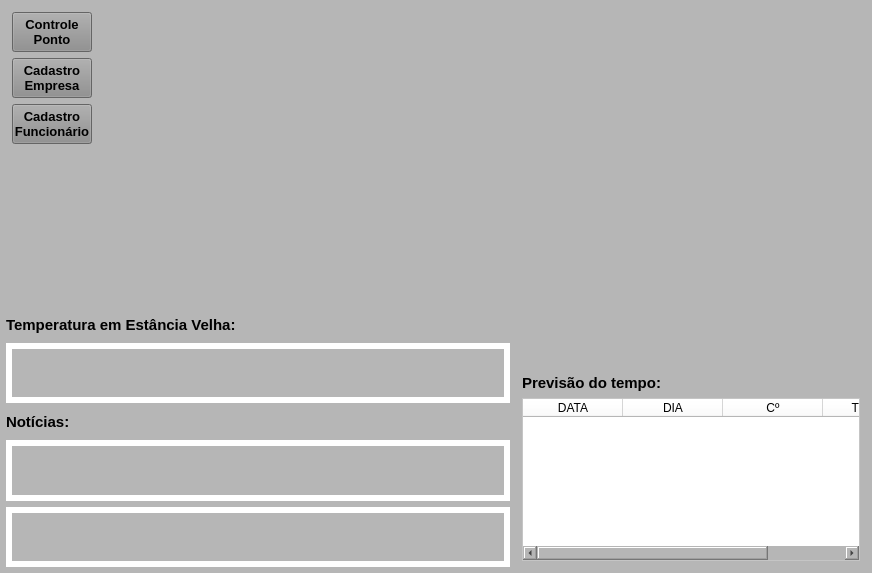
<?xml version="1.0" encoding="UTF-8"?>
<ui version="4.0">
 <class>MainWindow</class>
 <widget class="QMainWindow" name="MainWindow">
  <property name="geometry">
   <rect>
    <x>0</x>
    <y>0</y>
    <width>872</width>
    <height>573</height>
   </rect>
  </property>
  <property name="windowTitle">
   <string>Menu Principal</string>
  </property>
  <property name="styleSheet">
   <string notr="true">background-color: rgb(182, 182, 182);</string>
  </property>
  <widget class="QWidget" name="centralwidget">
   <layout class="QVBoxLayout" name="verticalLayout">
    <property name="leftMargin">
     <number>6</number>
    </property>
    <property name="topMargin">
     <number>6</number>
    </property>
    <property name="rightMargin">
     <number>6</number>
    </property>
    <property name="bottomMargin">
     <number>6</number>
    </property>
    <item>
     <widget class="QWidget" name="widget_4" native="true">
      <property name="minimumSize">
       <size>
        <width>0</width>
        <height>300</height>
       </size>
      </property>
      <property name="maximumSize">
       <size>
        <width>16777215</width>
        <height>300</height>
       </size>
      </property>
      <layout class="QHBoxLayout" name="horizontalLayout">
       <property name="leftMargin">
        <number>0</number>
       </property>
       <property name="topMargin">
        <number>0</number>
       </property>
       <property name="rightMargin">
        <number>0</number>
       </property>
       <property name="bottomMargin">
        <number>0</number>
       </property>
       <item>
        <widget class="QWidget" name="widget_8" native="true">
         <layout class="QVBoxLayout" name="verticalLayout_5">
          <property name="leftMargin">
           <number>6</number>
          </property>
          <property name="topMargin">
           <number>6</number>
          </property>
          <property name="rightMargin">
           <number>6</number>
          </property>
          <property name="bottomMargin">
           <number>6</number>
          </property>
          <item>
           <widget class="QPushButton" name="btn_Ponto">
            <property name="sizePolicy">
             <sizepolicy hsizetype="Preferred" vsizetype="Preferred">
              <horstretch>0</horstretch>
              <verstretch>0</verstretch>
             </sizepolicy>
            </property>
            <property name="minimumSize">
             <size>
              <width>80</width>
              <height>40</height>
             </size>
            </property>
            <property name="maximumSize">
             <size>
              <width>80</width>
              <height>40</height>
             </size>
            </property>
            <property name="font">
             <font>
              <pointsize>10</pointsize>
              <weight>75</weight>
              <bold>true</bold>
             </font>
            </property>
            <property name="cursor">
             <cursorShape>PointingHandCursor</cursorShape>
            </property>
            <property name="layoutDirection">
             <enum>Qt::LeftToRight</enum>
            </property>
            <property name="autoFillBackground">
             <bool>false</bool>
            </property>
            <property name="styleSheet">
             <string notr="true">background-color: rgb(141, 141, 141);</string>
            </property>
            <property name="text">
             <string>Controle
Ponto</string>
            </property>
            <property name="checkable">
             <bool>false</bool>
            </property>
            <property name="autoDefault">
             <bool>false</bool>
            </property>
            <property name="default">
             <bool>false</bool>
            </property>
            <property name="flat">
             <bool>false</bool>
            </property>
           </widget>
          </item>
          <item>
           <widget class="QPushButton" name="btn_Empresa">
            <property name="sizePolicy">
             <sizepolicy hsizetype="Preferred" vsizetype="Preferred">
              <horstretch>0</horstretch>
              <verstretch>0</verstretch>
             </sizepolicy>
            </property>
            <property name="minimumSize">
             <size>
              <width>80</width>
              <height>40</height>
             </size>
            </property>
            <property name="maximumSize">
             <size>
              <width>80</width>
              <height>40</height>
             </size>
            </property>
            <property name="font">
             <font>
              <pointsize>10</pointsize>
              <weight>75</weight>
              <bold>true</bold>
             </font>
            </property>
            <property name="cursor">
             <cursorShape>PointingHandCursor</cursorShape>
            </property>
            <property name="layoutDirection">
             <enum>Qt::LeftToRight</enum>
            </property>
            <property name="autoFillBackground">
             <bool>false</bool>
            </property>
            <property name="styleSheet">
             <string notr="true">background-color: rgb(141, 141, 141);</string>
            </property>
            <property name="text">
             <string>Cadastro
Empresa</string>
            </property>
            <property name="checkable">
             <bool>false</bool>
            </property>
            <property name="autoDefault">
             <bool>false</bool>
            </property>
            <property name="default">
             <bool>false</bool>
            </property>
            <property name="flat">
             <bool>false</bool>
            </property>
           </widget>
          </item>
          <item>
           <widget class="QPushButton" name="btn_Func">
            <property name="sizePolicy">
             <sizepolicy hsizetype="Preferred" vsizetype="Preferred">
              <horstretch>0</horstretch>
              <verstretch>0</verstretch>
             </sizepolicy>
            </property>
            <property name="minimumSize">
             <size>
              <width>80</width>
              <height>40</height>
             </size>
            </property>
            <property name="maximumSize">
             <size>
              <width>80</width>
              <height>40</height>
             </size>
            </property>
            <property name="font">
             <font>
              <pointsize>10</pointsize>
              <weight>75</weight>
              <bold>true</bold>
             </font>
            </property>
            <property name="cursor">
             <cursorShape>PointingHandCursor</cursorShape>
            </property>
            <property name="layoutDirection">
             <enum>Qt::LeftToRight</enum>
            </property>
            <property name="autoFillBackground">
             <bool>false</bool>
            </property>
            <property name="styleSheet">
             <string notr="true">background-color: rgb(141, 141, 141);</string>
            </property>
            <property name="text">
             <string>Cadastro
Funcionário</string>
            </property>
            <property name="checkable">
             <bool>false</bool>
            </property>
            <property name="autoDefault">
             <bool>false</bool>
            </property>
            <property name="default">
             <bool>false</bool>
            </property>
            <property name="flat">
             <bool>false</bool>
            </property>
           </widget>
          </item>
          <item>
           <widget class="QWidget" name="widget_11" native="true"/>
          </item>
         </layout>
        </widget>
       </item>
       <item>
        <widget class="QWidget" name="widget_9" native="true">
         <layout class="QVBoxLayout" name="verticalLayout_8">
          <item>
           <widget class="QLabel" name="label_4">
            <property name="text">
             <string/>
            </property>
           </widget>
          </item>
          <item>
           <widget class="QLabel" name="label_Versao">
            <property name="font">
             <font>
              <weight>75</weight>
              <bold>true</bold>
             </font>
            </property>
            <property name="text">
             <string/>
            </property>
            <property name="alignment">
             <set>Qt::AlignBottom|Qt::AlignHCenter</set>
            </property>
           </widget>
          </item>
         </layout>
        </widget>
       </item>
      </layout>
     </widget>
    </item>
    <item>
     <widget class="QWidget" name="widget_7" native="true">
      <layout class="QHBoxLayout" name="horizontalLayout_2">
       <property name="leftMargin">
        <number>0</number>
       </property>
       <property name="topMargin">
        <number>0</number>
       </property>
       <property name="rightMargin">
        <number>0</number>
       </property>
       <property name="bottomMargin">
        <number>0</number>
       </property>
       <item>
        <widget class="QWidget" name="widget_5" native="true">
         <layout class="QVBoxLayout" name="verticalLayout_6">
          <property name="leftMargin">
           <number>0</number>
          </property>
          <property name="topMargin">
           <number>0</number>
          </property>
          <property name="rightMargin">
           <number>0</number>
          </property>
          <property name="bottomMargin">
           <number>0</number>
          </property>
          <item>
           <widget class="QLabel" name="label">
            <property name="minimumSize">
             <size>
              <width>0</width>
              <height>25</height>
             </size>
            </property>
            <property name="maximumSize">
             <size>
              <width>16777215</width>
              <height>25</height>
             </size>
            </property>
            <property name="font">
             <font>
              <pointsize>11</pointsize>
              <weight>75</weight>
              <bold>true</bold>
             </font>
            </property>
            <property name="text">
             <string>Temperatura em Estância Velha:</string>
            </property>
           </widget>
          </item>
          <item>
           <widget class="QWidget" name="widget" native="true">
            <property name="styleSheet">
             <string notr="true">background-color: rgb(255, 255, 255);</string>
            </property>
            <layout class="QVBoxLayout" name="verticalLayout_2">
             <property name="spacing">
              <number>6</number>
             </property>
             <property name="leftMargin">
              <number>6</number>
             </property>
             <property name="topMargin">
              <number>6</number>
             </property>
             <property name="rightMargin">
              <number>6</number>
             </property>
             <property name="bottomMargin">
              <number>6</number>
             </property>
             <item>
              <widget class="QLabel" name="label_Temp">
               <property name="font">
                <font>
                 <pointsize>10</pointsize>
                </font>
               </property>
               <property name="styleSheet">
                <string notr="true">background-color: rgb(182, 182, 182);</string>
               </property>
               <property name="text">
                <string/>
               </property>
               <property name="textFormat">
                <enum>Qt::AutoText</enum>
               </property>
               <property name="scaledContents">
                <bool>false</bool>
               </property>
               <property name="alignment">
                <set>Qt::AlignLeading|Qt::AlignLeft|Qt::AlignVCenter</set>
               </property>
               <property name="wordWrap">
                <bool>true</bool>
               </property>
              </widget>
             </item>
            </layout>
           </widget>
          </item>
          <item>
           <widget class="QLabel" name="label_3">
            <property name="minimumSize">
             <size>
              <width>0</width>
              <height>25</height>
             </size>
            </property>
            <property name="maximumSize">
             <size>
              <width>16777215</width>
              <height>25</height>
             </size>
            </property>
            <property name="font">
             <font>
              <pointsize>11</pointsize>
              <weight>75</weight>
              <bold>true</bold>
             </font>
            </property>
            <property name="text">
             <string>Notícias:</string>
            </property>
           </widget>
          </item>
          <item>
           <widget class="QWidget" name="widget_2" native="true">
            <property name="styleSheet">
             <string notr="true">background-color: rgb(255, 255, 255);</string>
            </property>
            <layout class="QVBoxLayout" name="verticalLayout_3">
             <property name="spacing">
              <number>0</number>
             </property>
             <property name="leftMargin">
              <number>6</number>
             </property>
             <property name="topMargin">
              <number>6</number>
             </property>
             <property name="rightMargin">
              <number>6</number>
             </property>
             <property name="bottomMargin">
              <number>6</number>
             </property>
             <item>
              <widget class="QLabel" name="label_Not1">
               <property name="font">
                <font>
                 <pointsize>10</pointsize>
                </font>
               </property>
               <property name="styleSheet">
                <string notr="true">background-color: rgb(182, 182, 182);</string>
               </property>
               <property name="text">
                <string/>
               </property>
               <property name="textFormat">
                <enum>Qt::AutoText</enum>
               </property>
               <property name="scaledContents">
                <bool>false</bool>
               </property>
               <property name="alignment">
                <set>Qt::AlignLeading|Qt::AlignLeft|Qt::AlignVCenter</set>
               </property>
               <property name="wordWrap">
                <bool>true</bool>
               </property>
              </widget>
             </item>
             <item>
              <widget class="QLabel" name="label_Not2">
               <property name="minimumSize">
                <size>
                 <width>0</width>
                 <height>0</height>
                </size>
               </property>
               <property name="maximumSize">
                <size>
                 <width>16777215</width>
                 <height>16777215</height>
                </size>
               </property>
               <property name="font">
                <font>
                 <pointsize>9</pointsize>
                </font>
               </property>
               <property name="styleSheet">
                <string notr="true">background-color: rgb(182, 182, 182);</string>
               </property>
               <property name="text">
                <string/>
               </property>
               <property name="alignment">
                <set>Qt::AlignLeading|Qt::AlignLeft|Qt::AlignTop</set>
               </property>
              </widget>
             </item>
            </layout>
           </widget>
          </item>
          <item>
           <widget class="QWidget" name="widget_3" native="true">
            <property name="styleSheet">
             <string notr="true">background-color: rgb(255, 255, 255);</string>
            </property>
            <layout class="QVBoxLayout" name="verticalLayout_4">
             <property name="spacing">
              <number>0</number>
             </property>
             <property name="leftMargin">
              <number>6</number>
             </property>
             <property name="topMargin">
              <number>6</number>
             </property>
             <property name="rightMargin">
              <number>6</number>
             </property>
             <property name="bottomMargin">
              <number>6</number>
             </property>
             <item>
              <widget class="QLabel" name="label_Not3">
               <property name="font">
                <font>
                 <pointsize>10</pointsize>
                </font>
               </property>
               <property name="styleSheet">
                <string notr="true">background-color: rgb(182, 182, 182);</string>
               </property>
               <property name="text">
                <string/>
               </property>
               <property name="textFormat">
                <enum>Qt::AutoText</enum>
               </property>
               <property name="scaledContents">
                <bool>false</bool>
               </property>
               <property name="alignment">
                <set>Qt::AlignLeading|Qt::AlignLeft|Qt::AlignVCenter</set>
               </property>
               <property name="wordWrap">
                <bool>true</bool>
               </property>
              </widget>
             </item>
             <item>
              <widget class="QLabel" name="label_Not4">
               <property name="minimumSize">
                <size>
                 <width>0</width>
                 <height>0</height>
                </size>
               </property>
               <property name="maximumSize">
                <size>
                 <width>16777215</width>
                 <height>16777215</height>
                </size>
               </property>
               <property name="font">
                <font>
                 <pointsize>9</pointsize>
                </font>
               </property>
               <property name="styleSheet">
                <string notr="true">background-color: rgb(182, 182, 182);</string>
               </property>
               <property name="text">
                <string/>
               </property>
               <property name="alignment">
                <set>Qt::AlignLeading|Qt::AlignLeft|Qt::AlignTop</set>
               </property>
              </widget>
             </item>
            </layout>
           </widget>
          </item>
         </layout>
        </widget>
       </item>
       <item>
        <widget class="QWidget" name="widget_6" native="true">
         <property name="minimumSize">
          <size>
           <width>350</width>
           <height>0</height>
          </size>
         </property>
         <property name="maximumSize">
          <size>
           <width>350</width>
           <height>16777215</height>
          </size>
         </property>
         <layout class="QVBoxLayout" name="verticalLayout_7">
          <property name="leftMargin">
           <number>6</number>
          </property>
          <property name="topMargin">
           <number>6</number>
          </property>
          <property name="rightMargin">
           <number>6</number>
          </property>
          <property name="bottomMargin">
           <number>6</number>
          </property>
          <item>
           <widget class="QWidget" name="widget_10" native="true">
            <property name="minimumSize">
             <size>
              <width>0</width>
              <height>50</height>
             </size>
            </property>
            <property name="maximumSize">
             <size>
              <width>16777215</width>
              <height>50</height>
             </size>
            </property>
           </widget>
          </item>
          <item>
           <widget class="QLabel" name="label_2">
            <property name="font">
             <font>
              <pointsize>11</pointsize>
              <weight>75</weight>
              <bold>true</bold>
             </font>
            </property>
            <property name="text">
             <string>Previsão do tempo:</string>
            </property>
           </widget>
          </item>
          <item>
           <widget class="QTableWidget" name="table">
            <property name="styleSheet">
             <string notr="true">background-color: rgb(255, 255, 255);</string>
            </property>
            <column>
             <property name="text">
              <string>DATA</string>
             </property>
            </column>
            <column>
             <property name="text">
              <string>DIA</string>
             </property>
            </column>
            <column>
             <property name="text">
              <string>Cº</string>
             </property>
            </column>
            <column>
             <property name="text">
              <string>TEMPO</string>
             </property>
            </column>
           </widget>
          </item>
         </layout>
        </widget>
       </item>
      </layout>
     </widget>
    </item>
   </layout>
  </widget>
 </widget>
 <resources/>
 <connections/>
</ui>
